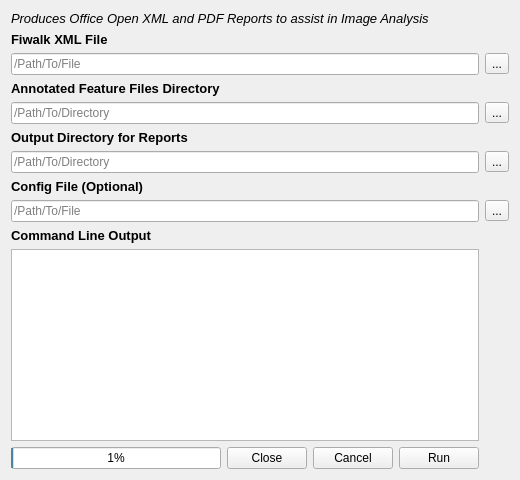
      <widget class="QWidget" name="tab_rep">
       <attribute name="title">
        <string>Reports</string>
       </attribute>
       <layout class="QGridLayout" name="gridLayout_2">
        <item row="6" column="0" colspan="4">
         <widget class="QLineEdit" name="lineEdit_rep_outdir">
          <property name="placeholderText">
           <string>/Path/To/Directory</string>
          </property>
         </widget>
        </item>
        <item row="0" column="0" colspan="5">
         <widget class="QLabel" name="label_rephdr">
          <property name="font">
           <font>
            <pointsize>10</pointsize>
            <italic>true</italic>
           </font>
          </property>
          <property name="text">
           <string>Produces Office Open XML and PDF Reports to assist in Image Analysis</string>
          </property>
          <property name="wordWrap">
           <bool>true</bool>
          </property>
         </widget>
        </item>
        <item row="1" column="0">
         <widget class="QLabel" name="label_rep_fwxmlfile">
          <property name="font">
           <font>
            <pointsize>10</pointsize>
            <weight>75</weight>
            <bold>true</bold>
           </font>
          </property>
          <property name="text">
           <string>Fiwalk XML File</string>
          </property>
         </widget>
        </item>
        <item row="2" column="0" colspan="4">
         <widget class="QLineEdit" name="lineEdit_rep_fwxmlfile">
          <property name="text">
           <string/>
          </property>
          <property name="placeholderText">
           <string>/Path/To/File</string>
          </property>
         </widget>
        </item>
        <item row="2" column="4">
         <widget class="QToolButton" name="toolButton_rep_fwxmlfile">
          <property name="text">
           <string>...</string>
          </property>
         </widget>
        </item>
        <item row="3" column="0">
         <widget class="QLabel" name="label_rep_annDir">
          <property name="font">
           <font>
            <pointsize>10</pointsize>
            <weight>75</weight>
            <bold>true</bold>
           </font>
          </property>
          <property name="text">
           <string>Annotated Feature Files Directory</string>
          </property>
         </widget>
        </item>
        <item row="4" column="0" colspan="4">
         <widget class="QLineEdit" name="lineEdit_rep_annDir">
          <property name="text">
           <string/>
          </property>
          <property name="placeholderText">
           <string>/Path/To/Directory</string>
          </property>
         </widget>
        </item>
        <item row="4" column="4">
         <widget class="QToolButton" name="toolButton_rep_annDir">
          <property name="text">
           <string>...</string>
          </property>
         </widget>
        </item>
        <item row="5" column="0">
         <widget class="QLabel" name="label_rep_outdir">
          <property name="font">
           <font>
            <pointsize>10</pointsize>
            <weight>75</weight>
            <bold>true</bold>
           </font>
          </property>
          <property name="text">
           <string>Output Directory for Reports</string>
          </property>
         </widget>
        </item>
        <item row="6" column="4">
         <widget class="QToolButton" name="toolButton_rep_outdir">
          <property name="text">
           <string>...</string>
          </property>
         </widget>
        </item>
        <item row="7" column="0">
         <widget class="QLabel" name="label_rep_confile">
          <property name="font">
           <font>
            <pointsize>10</pointsize>
            <weight>75</weight>
            <bold>true</bold>
           </font>
          </property>
          <property name="text">
           <string>Config File (Optional)</string>
          </property>
         </widget>
        </item>
        <item row="8" column="0" colspan="4">
         <widget class="QLineEdit" name="lineEdit_rep_confile">
          <property name="placeholderText">
           <string>/Path/To/File</string>
          </property>
         </widget>
        </item>
        <item row="8" column="4">
         <widget class="QToolButton" name="toolButton_rep_confile">
          <property name="text">
           <string>...</string>
          </property>
         </widget>
        </item>
        <item row="9" column="0">
         <widget class="QLabel" name="label_rep_cmdlineoutput">
          <property name="font">
           <font>
            <pointsize>10</pointsize>
            <weight>75</weight>
            <bold>true</bold>
           </font>
          </property>
          <property name="text">
           <string>Command Line Output</string>
          </property>
         </widget>
        </item>
        <item row="11" column="3">
         <widget class="QPushButton" name="pb_rep_run">
          <property name="sizePolicy">
           <sizepolicy hsizetype="Fixed" vsizetype="Fixed">
            <horstretch>0</horstretch>
            <verstretch>0</verstretch>
           </sizepolicy>
          </property>
          <property name="text">
           <string>Run</string>
          </property>
         </widget>
        </item>
        <item row="11" column="2">
         <widget class="QPushButton" name="pb_rep_cancel">
          <property name="sizePolicy">
           <sizepolicy hsizetype="Fixed" vsizetype="Fixed">
            <horstretch>0</horstretch>
            <verstretch>0</verstretch>
           </sizepolicy>
          </property>
          <property name="text">
           <string>Cancel</string>
          </property>
         </widget>
        </item>
        <item row="11" column="1">
         <widget class="QPushButton" name="pb_rep_close">
          <property name="sizePolicy">
           <sizepolicy hsizetype="Fixed" vsizetype="Fixed">
            <horstretch>0</horstretch>
            <verstretch>0</verstretch>
           </sizepolicy>
          </property>
          <property name="text">
           <string>Close</string>
          </property>
         </widget>
        </item>
        <item row="11" column="0">
         <widget class="QProgressBar" name="progressBar_rep">
          <property name="value">
           <number>1</number>
          </property>
         </widget>
        </item>
        <item row="10" column="0" colspan="4">
         <widget class="QTextEdit" name="textEdit_rep">
          <property name="autoFillBackground">
           <bool>true</bool>
          </property>
          <property name="textInteractionFlags">
           <set>Qt::TextSelectableByKeyboard|Qt::TextSelectableByMouse</set>
          </property>
         </widget>
        </item>
       </layout>
      </widget>
